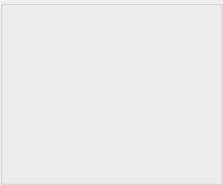
       <widget class="QGroupBox" name="groupBox2" >
        <property name="minimumSize" >
         <size>
          <width>223</width>
          <height>185</height>
         </size>
        </property>
        <property name="maximumSize" >
         <size>
          <width>223</width>
          <height>185</height>
         </size>
        </property>
        <property name="title" >
         <string/>
        </property>
        <widget class="QFrame" name="frame_3" >
         <property name="geometry" >
          <rect>
           <x>17</x>
           <y>70</y>
           <width>50</width>
           <height>34</height>
          </rect>
         </property>
         <property name="frameShape" >
          <enum>QFrame::NoFrame</enum>
         </property>
         <property name="frameShadow" >
          <enum>QFrame::Raised</enum>
         </property>
         <layout class="QGridLayout" >
          <property name="leftMargin" >
           <number>0</number>
          </property>
          <property name="topMargin" >
           <number>0</number>
          </property>
          <property name="rightMargin" >
           <number>0</number>
          </property>
          <property name="bottomMargin" >
           <number>0</number>
          </property>
          <property name="horizontalSpacing" >
           <number>0</number>
          </property>
          <property name="verticalSpacing" >
           <number>0</number>
          </property>
          <item row="1" column="0" >
           <widget class="QLabel" name="textLabel_Cash2" >
            <property name="alignment" >
             <set>Qt::AlignRight|Qt::AlignTrailing|Qt::AlignVCenter</set>
            </property>
           </widget>
          </item>
          <item row="0" column="0" >
           <widget class="QLabel" name="textLabel_TopCash2" />
          </item>
         </layout>
        </widget>
        <widget class="QFrame" name="frame_7" >
         <property name="geometry" >
          <rect>
           <x>22</x>
           <y>123</y>
           <width>40</width>
           <height>40</height>
          </rect>
         </property>
         <property name="frameShadow" >
          <enum>QFrame::Raised</enum>
         </property>
         <layout class="QGridLayout" >
          <property name="leftMargin" >
           <number>0</number>
          </property>
          <property name="topMargin" >
           <number>0</number>
          </property>
          <property name="rightMargin" >
           <number>0</number>
          </property>
          <property name="bottomMargin" >
           <number>0</number>
          </property>
          <property name="horizontalSpacing" >
           <number>0</number>
          </property>
          <property name="verticalSpacing" >
           <number>0</number>
          </property>
          <item row="0" column="0" >
           <widget class="QLabel" name="textLabel_Button2" >
            <property name="text" >
             <string/>
            </property>
            <property name="scaledContents" >
             <bool>true</bool>
            </property>
           </widget>
          </item>
         </layout>
        </widget>
        <widget class="QFrame" name="frame_Cards2" >
         <property name="geometry" >
          <rect>
           <x>85</x>
           <y>40</y>
           <width>118</width>
           <height>111</height>
          </rect>
         </property>
         <widget class="QLabel" name="textLabel_Status2" >
          <property name="geometry" >
           <rect>
            <x>9</x>
            <y>35</y>
            <width>100</width>
            <height>40</height>
           </rect>
          </property>
          <property name="minimumSize" >
           <size>
            <width>0</width>
            <height>20</height>
           </size>
          </property>
          <property name="text" >
           <string/>
          </property>
          <property name="alignment" >
           <set>Qt::AlignCenter</set>
          </property>
         </widget>
         <widget class="MyCardsPixmapLabel" name="pixmapLabel_card2a" >
          <property name="geometry" >
           <rect>
            <x>0</x>
            <y>0</y>
            <width>80</width>
            <height>111</height>
           </rect>
          </property>
          <property name="scaledContents" >
           <bool>true</bool>
          </property>
         </widget>
         <widget class="MyCardsPixmapLabel" name="pixmapLabel_card2b" >
          <property name="geometry" >
           <rect>
            <x>39</x>
            <y>0</y>
            <width>80</width>
            <height>111</height>
           </rect>
          </property>
          <property name="scaledContents" >
           <bool>true</bool>
          </property>
         </widget>
        </widget>
        <widget class="QLabel" name="label_Avatar2" >
         <property name="geometry" >
          <rect>
           <x>17</x>
           <y>17</y>
           <width>50</width>
           <height>50</height>
          </rect>
         </property>
         <property name="pixmap" >
          <pixmap/>
         </property>
         <property name="scaledContents" >
          <bool>true</bool>
         </property>
        </widget>
        <widget class="QLabel" name="label_PlayerName2" >
         <property name="geometry" >
          <rect>
           <x>85</x>
           <y>17</y>
           <width>118</width>
           <height>23</height>
          </rect>
         </property>
         <property name="alignment" >
          <set>Qt::AlignLeading|Qt::AlignLeft|Qt::AlignTop</set>
         </property>
        </widget>
        <widget class="MySetLabel" name="textLabel_Set2" >
         <property name="geometry" >
          <rect>
           <x>85</x>
           <y>155</y>
           <width>118</width>
           <height>20</height>
          </rect>
         </property>
         <property name="alignment" >
          <set>Qt::AlignBottom|Qt::AlignHCenter</set>
         </property>
        </widget>
       </widget>
